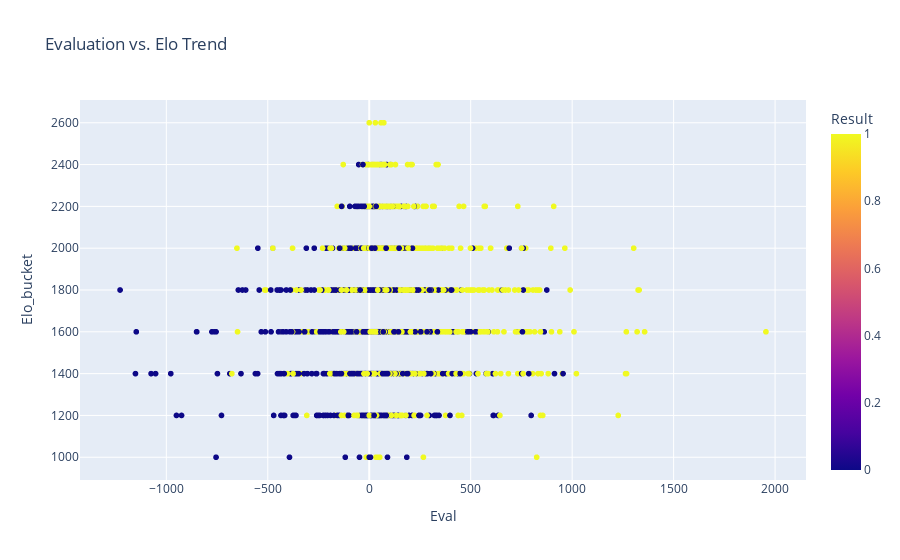

Notebook code cell kept with this figure:
### Markdown cell above
This Bar Graph seeks to understand the way in which indivduals win at the respected event types. Each event corresponds to a time and type of play. To define these games, bullet games are typically games with a minute or less to play. Blitz is typically games between three and five minutes. Classical corresponds to games 10 minutes and greater. Tournament games are typically locked into a set elo. 

Our visualization shows that time to play and wins by time forfeit have an inverse relationship.

### Code cell
fig = px.scatter(df, y="Elo_bucket", x="Eval", color="Result", title = 'Evaluation vs. Elo Trend' )
fig.show()

### Figure 1 — Plotly figure (JSON) as saved in the notebook; plotly's stock layout.template omitted (floating-point values rounded to 4 significant figures; data arrays with more than 128 entries replaced by an {"elided": "..."} marker saying what was removed)
{"data": [{"hovertemplate": "Eval=%{x}<br>Elo_bucket=%{y}<br>Result=%{marker.color}<extra></extra>", "legendgroup": "", "marker": {"color": {"elided": "4797 int values"}, "coloraxis": "coloraxis", "symbol": "circle"}, "mode": "markers", "name": "", "showlegend": false, "type": "scattergl", "x": {"elided": "4797 int values"}, "xaxis": "x", "y": {"elided": "4797 int values"}, "yaxis": "y"}], "layout": {"coloraxis": {"colorbar": {"title": {"text": "Result"}}, "colorscale": [[0, "#0d0887"], [0.1111, "#46039f"], [0.2222, "#7201a8"], [0.3333, "#9c179e"], [0.4444, "#bd3786"], [0.5556, "#d8576b"], [0.6667, "#ed7953"], [0.7778, "#fb9f3a"], [0.8889, "#fdca26"], [1, "#f0f921"]]}, "legend": {"tracegroupgap": 0}, "title": {"text": "Evaluation vs. Elo Trend"}, "xaxis": {"anchor": "y", "domain": [0, 1], "title": {"text": "Eval"}}, "yaxis": {"anchor": "x", "domain": [0, 1], "title": {"text": "Elo_bucket"}}}}
